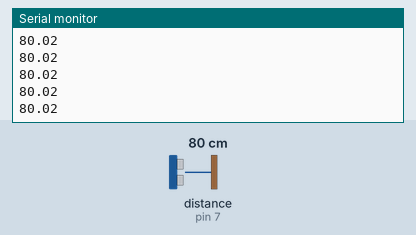
Recording of a sketch running on a simulated Arduino Uno, built with avr-gcc and run on an emulated ATmega328P. Shown: the last lines printed to the serial monitor. Wiring (inferred from the names in the program): ultrasonic range finder: trigger pin 6; echo pin 7. The inputs (shaded band) are chosen by the test bench; at power-on: distance to the obstacle (sensor on pin 7) 80 cm. The echo pulse lasts 58.3 µs per cm.

Above: at 1.2 s.
1.3 s: distance to the obstacle (sensor on pin 7) set to 2 cm
At 2.0 s:
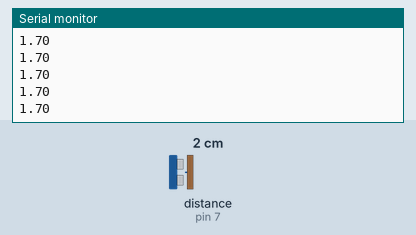
2.8 s: distance to the obstacle (sensor on pin 7) set to 4 cm
At 3.4 s:
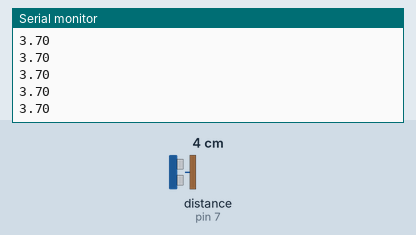
Timing chart, 0 to 5.8 s (numbered marks = the images above; inputs shaded):
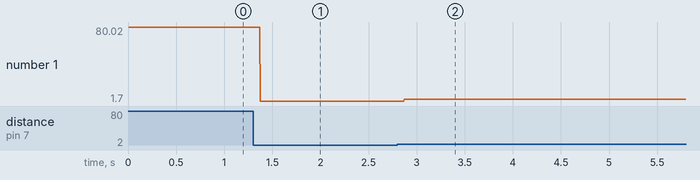

The sketch:

Sensor_distancia.ino
```cpp
#define trig 6
#define echo 7
float dist;

void setup()
{
  pinMode(trig, OUTPUT);
  pinMode(echo, INPUT);
  Serial.begin(9600);
}

void loop()
{
  digitalWrite(trig, HIGH);
  digitalWrite(trig, LOW);
  dist = 0.01715*pulseIn(echo, HIGH);
  Serial.println(dist);
}
```

Measured:
- after the input at 1.3 s, the serial monitor: prints a new line after 0.07 s (image 1)
- after the input at 2.8 s, the serial monitor: prints a new line after 0.07 s (image 2)
- plotted number 1: 80.02 → 1.7 after the input at 1.3 s, 1.7 → 3.7 after the input at 2.8 s
